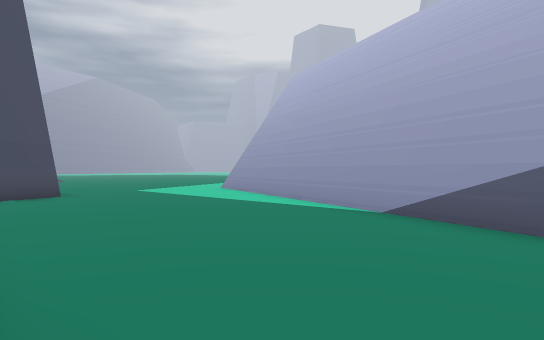
View 1 (above)

21 first-person views from a walk through a level from a Godot 3-D game. The camera is 1.3 m above the floor, looks level and sees 75° across. The floor is counted in squares, 2 m on a side. Each view is taken from the middle of a square. On the plan, view 1 faces up. The plan holds only what a view shows up to about 10 squares ahead; the rest is blank. The place goes on beyond the plan.

View 2
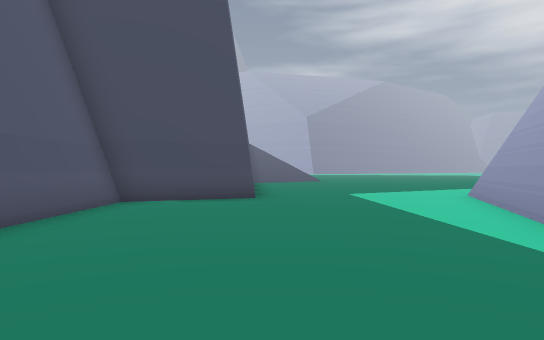

View 3
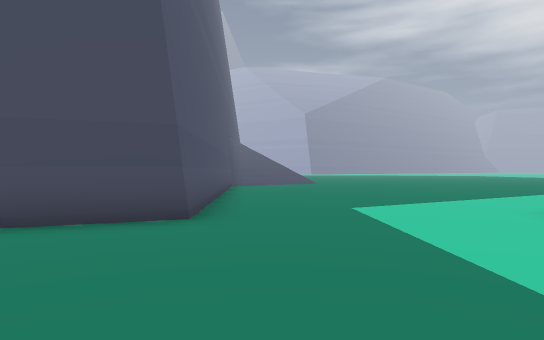

View 4
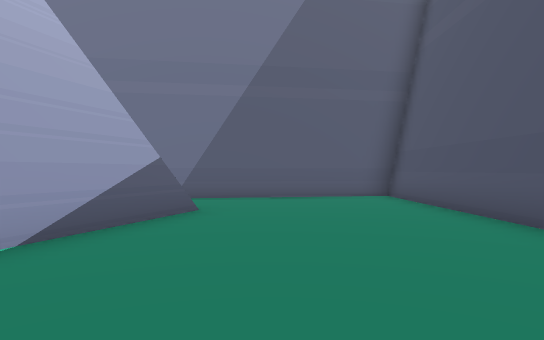

View 5
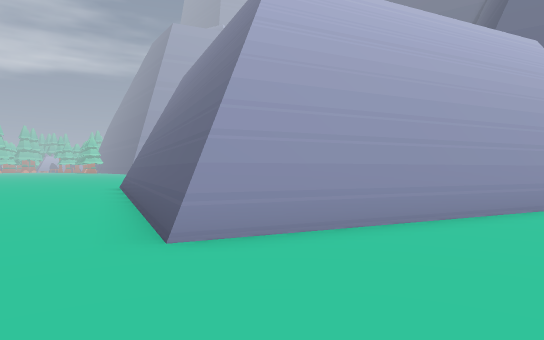

View 6
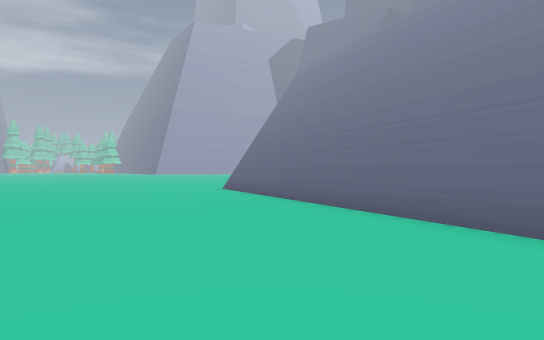

View 7
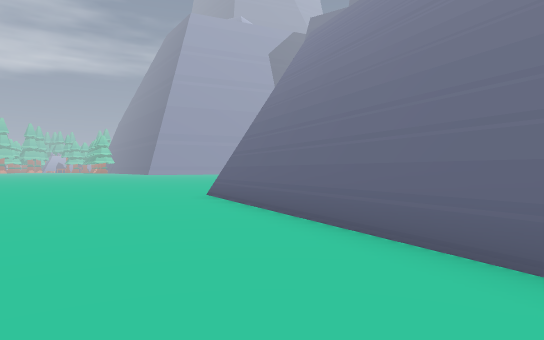

View 8
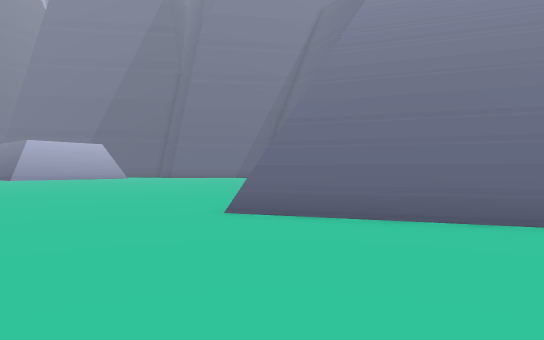

View 9
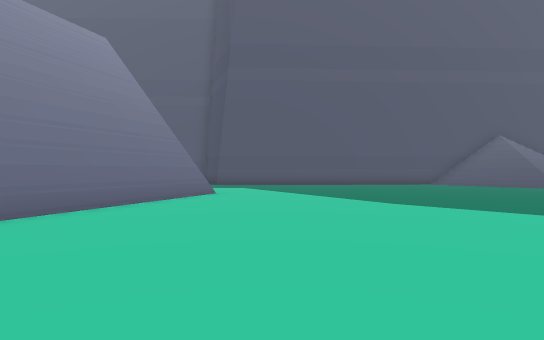

View 10
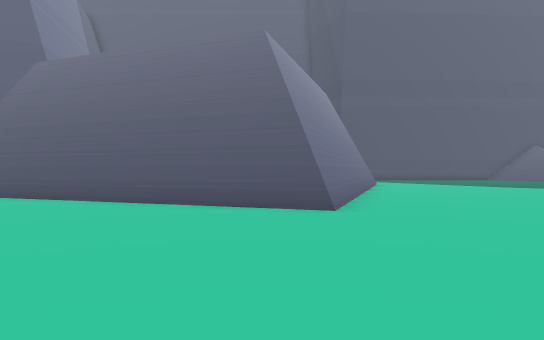

View 11
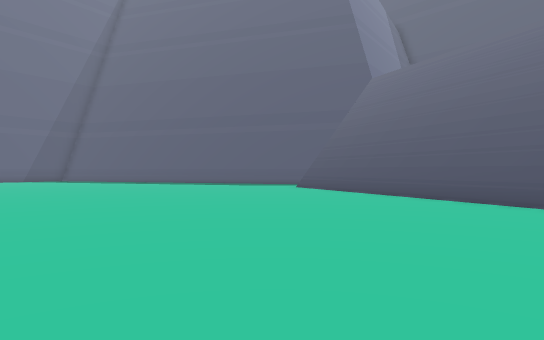

View 12
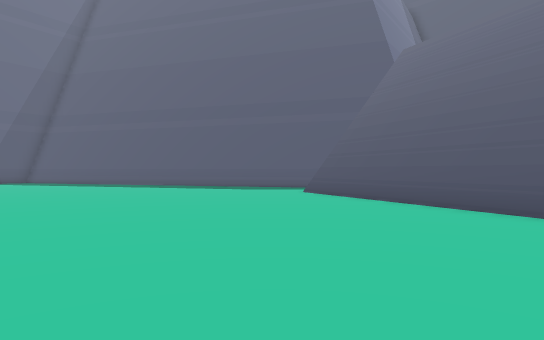

View 13
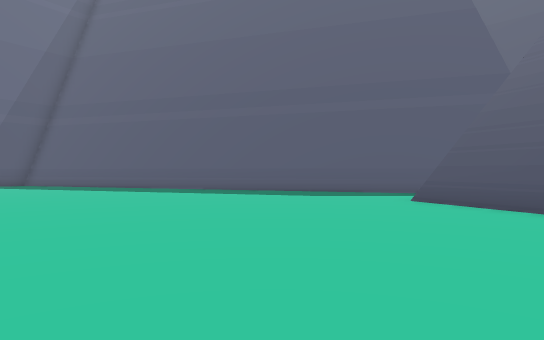

View 14
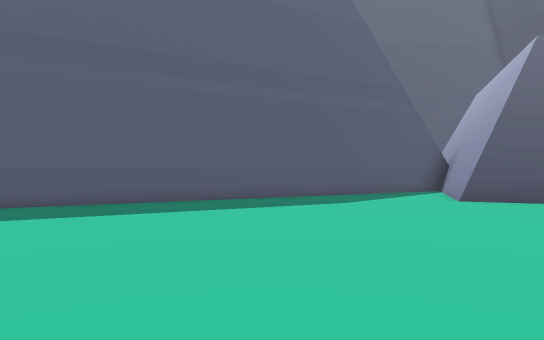

View 15
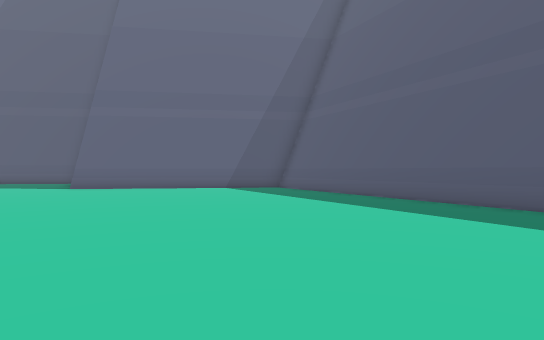

View 16
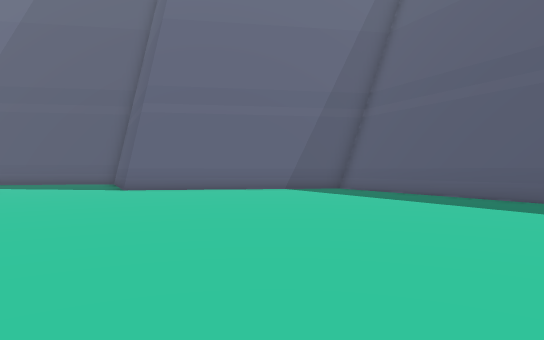

View 17
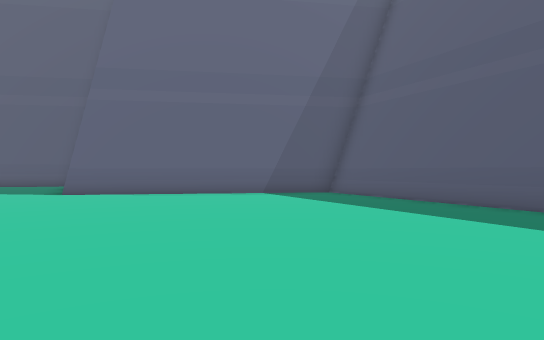

View 18
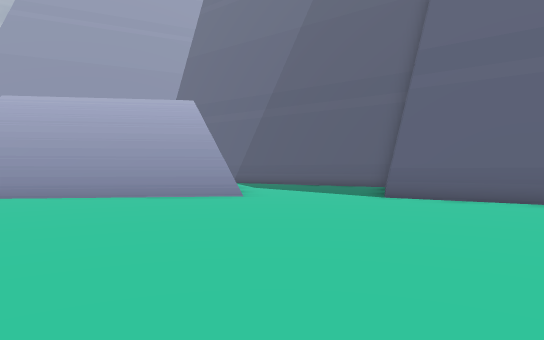

View 19
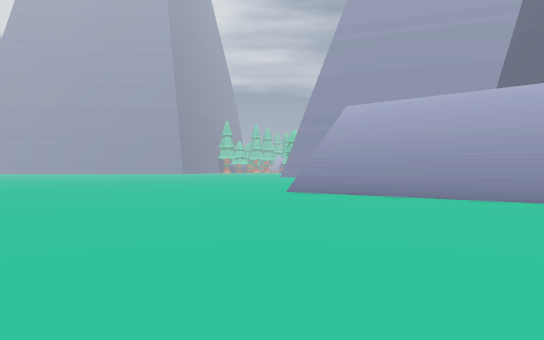

View 20
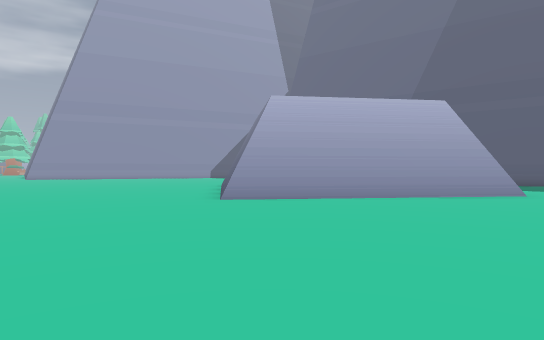

View 21
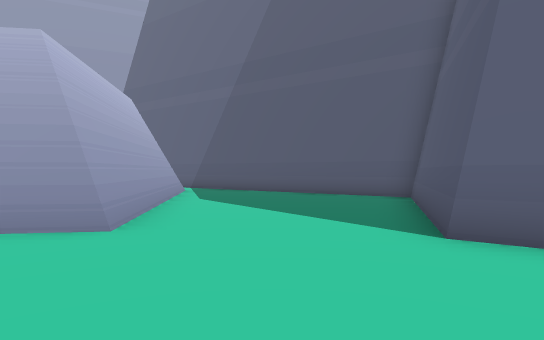

### Floor plan
Points are (right, up) in squares from view 1. A wall is a line through its corners. A room is listed if a view was taken in it or the views show most of it. See-through windows are left out.
Room 1 (views 1, 2, 3, 4, 5, 6, 7, 8, 9, 10, 11, 12, 13, 14, 15, 16, 17, 18, 19, 20, 21)
walls: (8.2, 17.5) (12.8, 7.7); (8, 17.4) (12.6, 7.6) (10.3, 6.5); (11.9, 4.8) (12.6, 4.6); (12.7, 4.5) (15.6, 3.6); (15.8, 3.5) (18.5, 2.6); (18.8, 2.6) (21.6, 1.6); (0.5, 13.6) (8.1, 17.3); (21.9, 1.6) (25.7, 0.3); (3.1, 2.9) (-1.6, 12.9); (-1.5, 12.7) (0.3, 13.6); (27.5, 2.3) (30.4, 6.2) (34.7, 4.8); (31.1, 10.1) (30.1, 17); (3.5, -1.1) (5.4, 1.5); (-0.1, -0.4) (0.6, -1); (0.9, -1.4) (2.1, -2.6); (-1.2, 0.6) (-0.4, -0.1); (2.3, -2.8) (3.3, -1.4); (-5.2, 4.5) (-4.5, 3.8); (-8.5, 11.6) (-5.1, 8.5) (-6.4, 5.7) (-5.5, 4.8); (35.4, 4.6) (37.1, 6.9); (37, 10.9) (30.8, 10.1); (37.1, 10.8) (30.9, 9.9)
low walls: (11.6, 5.1) (25.7, 0.5); (-1.6, 12.9) (8, 17.4); (30.8, 10.1) (29.9, 17.1); (-0.7, 0.5) (1.6, -1.8); (2.1, -2.6) (5.1, 1.5); (-5.9, 5.6) (-4.5, 4.2)

Positions as (right, up) in squares from view 1, and headings:
1: (0, 0), facing up
2: (1, 3), facing up-left
3: (-1, 6), facing up-left
4: (-2, 6), facing down-right
5: (-5, 12), facing right
6: (-4, 16), facing right
7: (-1, 16), facing right
8: (4, 21), facing down-right
9: (4, 21), facing down-left
10: (13, 21), facing down-left
11: (14, 21), facing down
12: (14, 18), facing down
13: (16, 15), facing down
14: (21, 10), facing down-left
15: (17, 10), facing down-right
16: (19, 11), facing down-right
17: (20, 9), facing down-right
18: (22, 9), facing right
19: (22, 10), facing up-right
20: (22, 16), facing right
21: (27, 8), facing right
